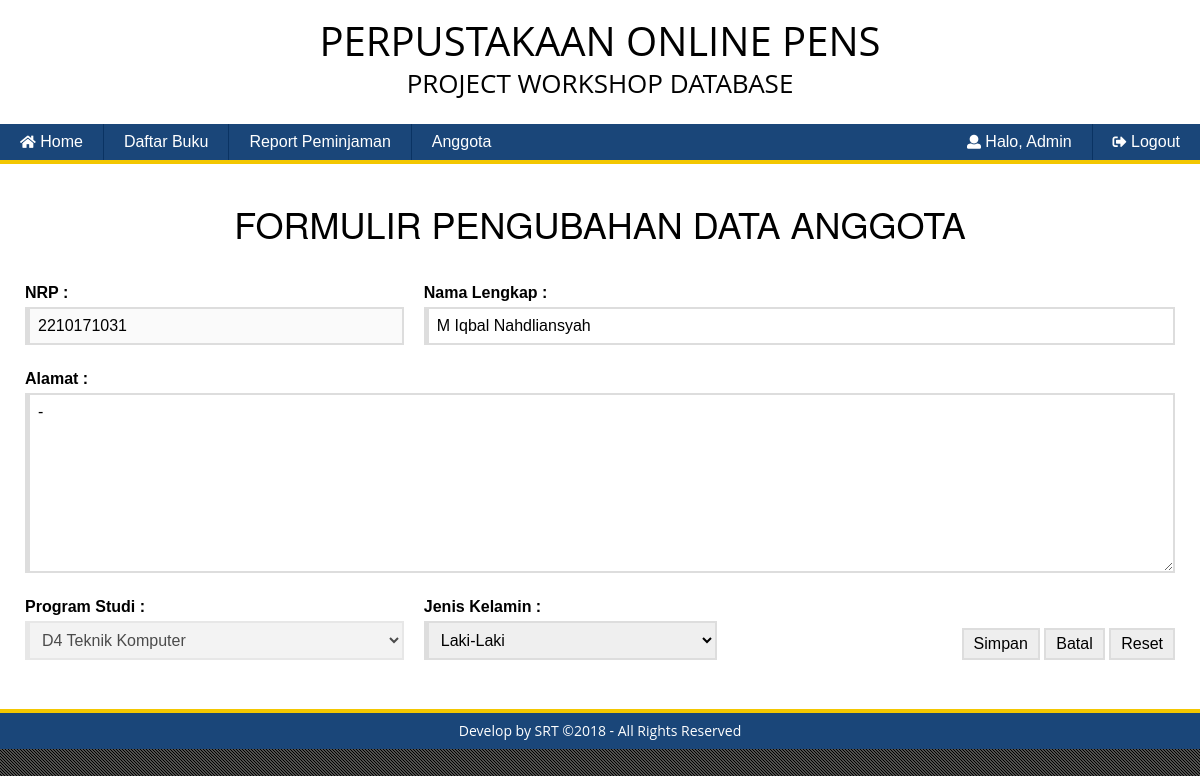
Screenshot of /admin/?page=anggota&action=edit&id=1 (signed in) with the database file from the repository.
### tables this page shows
CREATE TABLE `anggota` (
  `id` int(3) NOT NULL,
  `nrp` varchar(11) NOT NULL,
  `nama` varchar(100) NOT NULL,
  `alamat` text NOT NULL,
  `prodi` varchar(100) NOT NULL,
  `kelamin` enum('L','P') NOT NULL
);

### src/admin/anggota/ubah_anggota.php (the view, shortened to what this page needs)
<?php
	$id 	= @$_GET['id'];
	$sql 	= $koneksi->query("SELECT * FROM anggota WHERE id='$id'");
	$tampil = $sql->fetch_assoc();
?>
<div class="container">
	<div class="row" style="text-align: left">
		<h1 style="text-transform: uppercase; text-align: center">Formulir Pengubahan Data Anggota</h1><br>
		<form method="POST">
			<table cellspacing="0" width="100%" style="text-align: left">
				<tr>
					<td><label style="margin-bottom: 0;">NRP :</label><br><input class="input-default" type="text" value="<?= $tampil['nrp']; ?>" style="cursor: not-allowed;" disabled /></td>
					<td colspan="4"><label style="margin-bottom: 0;">Nama Lengkap :</label><br><input class="input-default" type="text" name="nama" value="<?= $tampil['nama']; ?>" /></td>
				</tr>
				<tr>
					<td colspan="5"><label style="margin-bottom: 0;">Alamat :</label><br><textarea class="input-default" type="text" name="alamat" style="height: 180px"><?= $tampil['alamat']; ?></textarea></td>
				</tr>
				<tr>
					<td><label style="margin-bottom: 0;">Program Studi :</label><br><select class="select-default" style="cursor: not-allowed;" disabled>
						<?php
							echo '<option value="'.$tampil['prodi'].'" selected>'.$tampil['prodi'].'</option>';
						?>
					</select></td>
					<td><label style="margin-bottom: 0;">Jenis Kelamin :</label><br><select class="select-default" name="kelamin">
						<?php
							if($tampil['kelamin'] == "L"){
								echo '<option value="L" selected>Laki-Laki</option>';
							} elseif($tampil['kelamin'] == "P") {
								echo '<option value="L" >Laki-Laki</option>';
								echo '<option value="P" selected>Perempuan</option>';
							}
						?>
					</select></td>
					<td><label style="margin-bottom: 0;display:none;">Jumlah Buku :</label><br><input class="input-default" type="number" value="<?= $tampil['jumlah']; ?>" style="width: 20%;display:none;"/></td>
					<td><label style="margin-bottom: 0;display:none;">Jumlah Buku :</label><br><input class="input-default" type="number" value="<?= $tampil['jumlah']; ?>" style="width: 20%;display:none;"/></td>
					<td colspan="6">
						<div style="text-align: right; margin-top: 25px;">
							<input class="btn-edit" type="submit" name="simpan" value="Simpan" />
							<input class="btn-edit" type="submit" name="cancel" value="Batal" />
							<input class="btn-edit" type="reset" name="reset" value="Reset" />
						</div>
					</td>
				</tr>
			</table>
		</form>
	</div>
</div>

### src/css/style.css (style rules this page uses)
.input-default, .select-default { border: 2px solid #ddd; padding: 8px; width: 100%; margin: 5px 0; border-left: 5px solid #ddd; }
textarea { border: 2px solid #ddd; padding: 8px; width: 100%; margin: 15px 0; border-left: 5px solid #ddd; }
.body { background: #50504F url(../assets/gbck.gif); font-family: "Helvetica Neue", Helvetica, Arial, sans-serif; font-size: 14px; line-height: 1.42857143; color: #000; background-color: #fff; margin: 0; }
.btn-edit { padding: 5px 10px; border: 2px solid #ddd; background-color: #eee; }
table { border-collapse: collapse;text-align: center;font-family: Arial }
td { padding: 10px }

### rows the page displays
anggota: nrp "2210171031", nama "M Iqbal Nahdliansyah", alamat "-", prodi "D4 Teknik Komputer", kelamin "Laki-Laki"

### other values shown
$nama "Admin"
